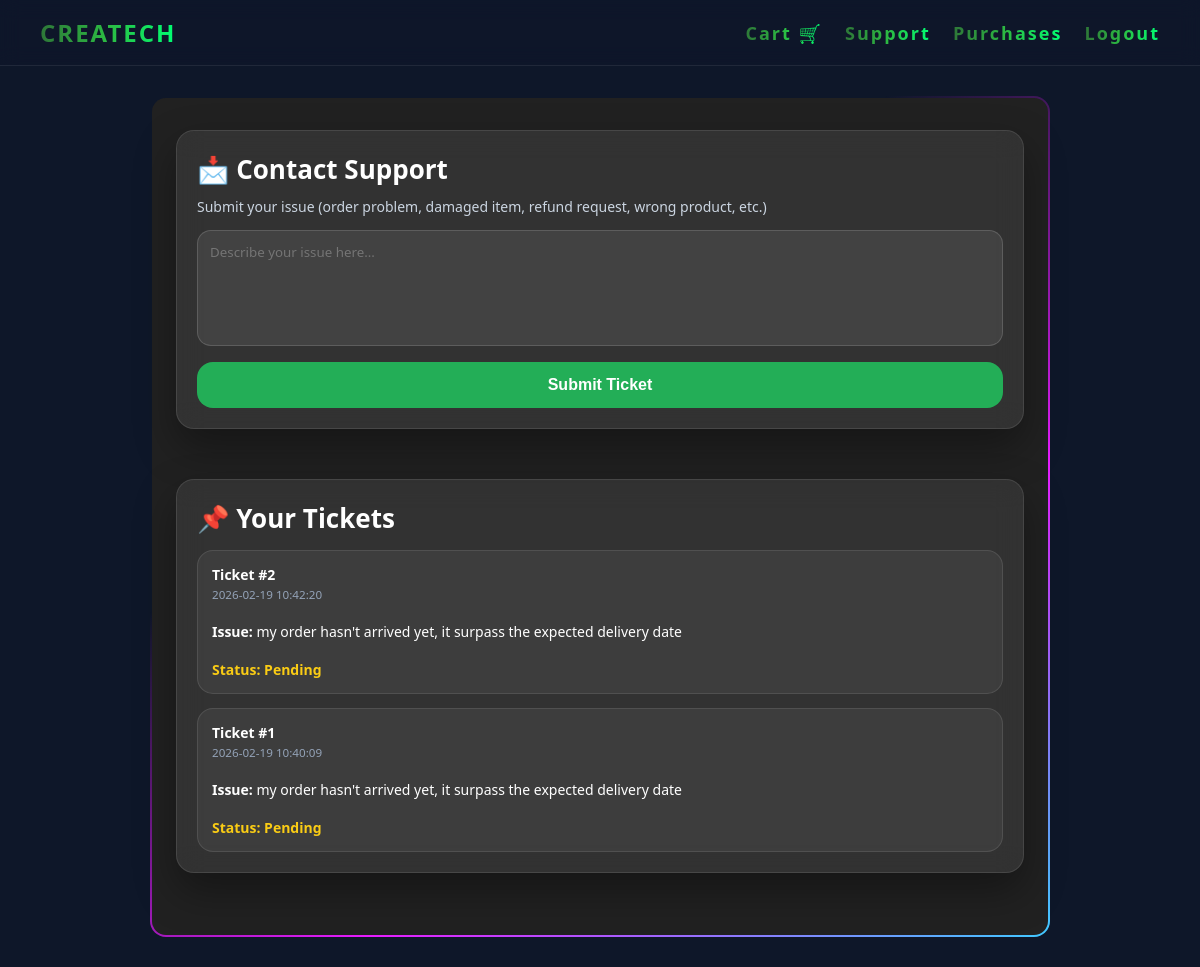
Page /create_ticket.php (signed in) on the committed database.
### tables this page shows
CREATE TABLE `support_tickets` (
  `id` int(11) NOT NULL,
  `user_id` int(11) NOT NULL,
  `user_name` varchar(100) NOT NULL,
  `issue` text NOT NULL,
  `reply` text DEFAULT NULL,
  `status` varchar(50) DEFAULT 'Pending',
  `assigned_to` int(11) DEFAULT NULL,
  `created_at` timestamp NOT NULL DEFAULT current_timestamp()
);

### create_ticket.php (the view, shortened to what this page needs)
<?php
require "computer.php";
$user_id = $_SESSION['user_id'];
$tickets = [];
$stmt = $conn->prepare("SELECT * FROM support_tickets WHERE user_id=? ORDER BY created_at DESC");
$stmt->bind_param("i", $user_id);
$stmt->execute();
$res = $stmt->get_result();
while($row = $res->fetch_assoc()){
    $tickets[] = $row;
}
?>
<!DOCTYPE html>
<html lang="en">
<head>
</head>
<body>
<video autoplay muted loop id="bg-video">
    <source src="assets/redbg.mp4" type="video/mp4">
</video>
<div class="overlay"></div>
<header>
    <div class="logo">CREATECH</div>
    <nav>
        <a href="cart.php" class="logo" style="font-size:18px;">Cart 🛒</a>
        <a href="create_ticket.php" class="logo" style="font-size:18px;">Support</a>
        <a href="purchases.php" class="logo" style="font-size:18px;">Purchases</a>
        <a href="logout.php" class="logo" style="font-size:18px;">Logout</a>
    </nav>
</header>
<div class="container">
    <div class="card">
        <h1>📩 Contact Support</h1>
        <p>Submit your issue (order problem, damaged item, refund request, wrong product, etc.)</p>
        <form method="POST">
            <textarea name="issue" rows="5" placeholder="Describe your issue here..." required></textarea>
            <button type="submit">Submit Ticket</button>
        </form>
    </div>
    <div class="card">
        <h1>📌 Your Tickets</h1>
        <?php if(empty($tickets)): ?>
            <p>You have no support tickets yet.</p>
        <?php else: ?>
            <?php foreach($tickets as $t): ?>
                <div class="ticket">
                    <b>Ticket #<?= $t['id'] ?></b>
                    <br>
                    <small><?= $t['created_at'] ?></small>
                    <br><br>
                    <div><b>Issue:</b> <?= nl2br(htmlspecialchars($t['issue'])) ?></div>
                    <br>
                    <div class="status">Status: <?= htmlspecialchars($t['status']) ?></div>
                </div>
            <?php endforeach; ?>
        <?php endif; ?>
    </div>
</div>
</body>
</html>

### create_ticket.php (style rules this page uses)
* { box-sizing:border-box;margin:0;padding:0; }
body { font-family:'Segoe UI',sans-serif; min-height:100vh; color:#e5e7eb; background:#0f172a; overflow-x:hidden; }
#bg-video { position:fixed;top:0;left:0; width:100%;height:100%; object-fit:cover; z-index:-2; filter:brightness(0.35); }
.overlay { position:fixed;top:0;left:0; width:100%;height:100%; background:rgba(15,23,42,0.65); z-index:-1; }
header { background-color: rgba(15,23,42,0.55); backdrop-filter: blur(10px); border-bottom: 1px solid rgba(255,255,255,0.08); padding: 16px 40px; display:flex; justify-content:space-between; align-items:center; position:sticky; top:0; z-index:10; }
.logo { font-size: 24px; font-weight: 900; letter-spacing: 2px; background: linear-gradient(90deg, #2e7738, #2cbb43, #00ff73); -webkit-background-clip: text; -webkit-text-fill-color: transparent; }
nav a { color:#94a3b8; text-decoration:none; margin-left:18px; font-weight:600; }
.container { max-width: 900px; margin: 30px auto; background: linear-gradient(#212121, #212121) padding-box, linear-gradient(145deg, transparent 35%, #e81cff, #40c9ff) border-box; border: 2px solid transparent; padding: 32px 24px; font-size: 14px; font-family: inherit; color: white; display: flex; flex-direction: column; gap: 20px; box-sizing: border-box; border-radius: 16px; }
textarea { width: 100%; padding: 12px 16px; border-radius: 8px; resize: vertical; color: #fff; min-height: 96px; border: 1px solid #414141; background-color: transparent; font-family: inherit; }
.card { background: rgba(255,255,255,0.08); border: 1px solid rgba(255,255,255,0.10); backdrop-filter: blur(14px); padding: 20px; border-radius: 18px; box-shadow: 0 18px 40px rgba(0,0,0,0.35); margin-bottom:30px; }
h1 { font-size:26px; margin-bottom:10px; font-weight:900; color:white; }
p { color:#cbd5e1; margin-bottom:14px; }
textarea { width:100%; padding:12px; border-radius:14px; border:1px solid rgba(255,255,255,0.15); background:rgba(255,255,255,0.08); color:white; outline:none; resize:none; }
button { width:100%; margin-top:12px; padding:14px; border:none; border-radius:16px; background: rgba(34,197,94,0.85); color:white; font-size:16px; font-weight:900; cursor:pointer; transition:0.2s ease; }
.ticket { margin-top:14px; padding:14px; border-radius:16px; background:rgba(255,255,255,0.06); border:1px solid rgba(255,255,255,0.10); }
.ticket b { color:white; }
.ticket small { color:#94a3b8; }
.status { font-weight:900; color:#facc15; }

### rows in the picture
support_tickets: id "2", created_at "2026-02-19 10:42:20", issue "my order hasn't arrived yet, it surpass the expected delivery date", status "Pending"
support_tickets: id "1", created_at "2026-02-19 10:40:09", issue "my order hasn't arrived yet, it surpass the expected delivery date", status "Pending"
